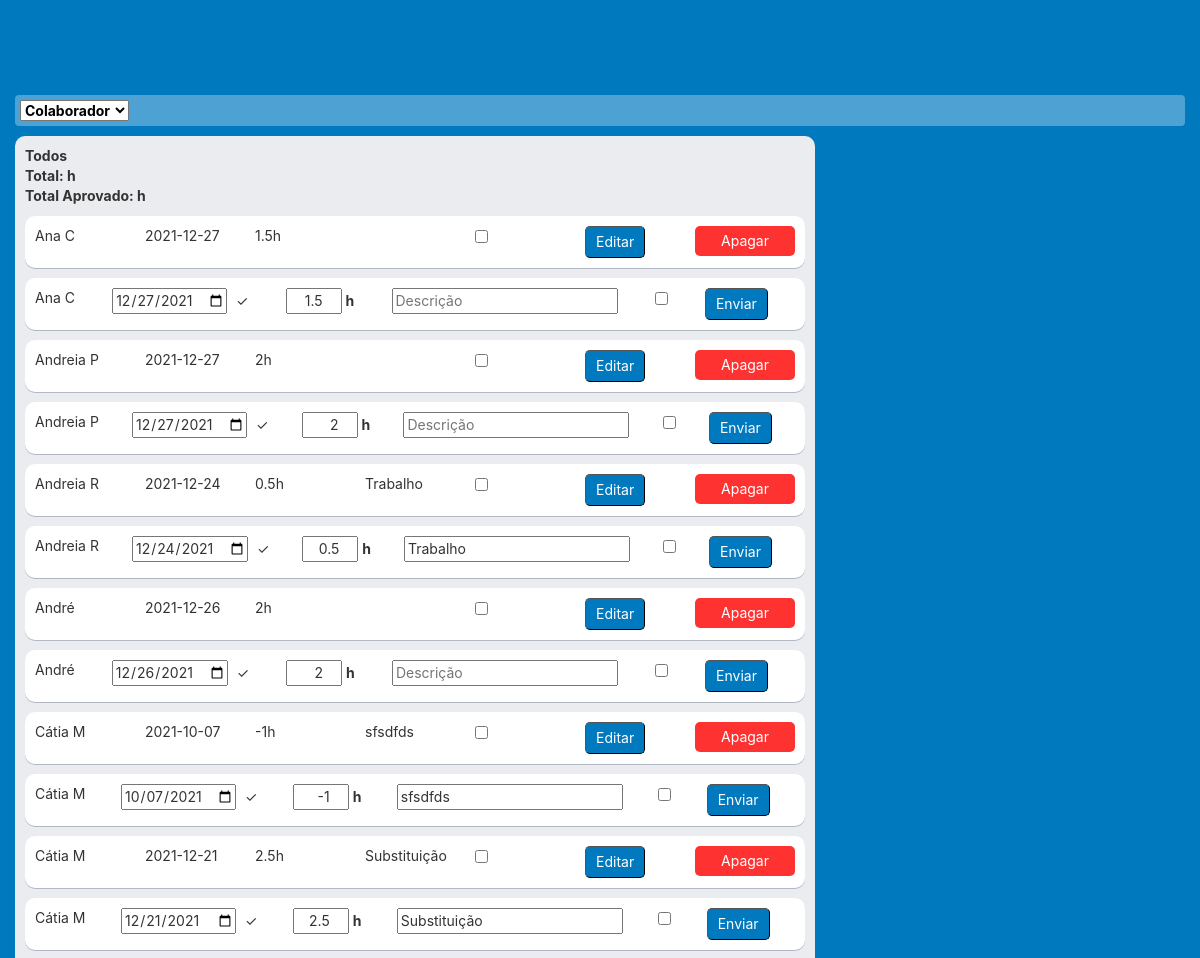
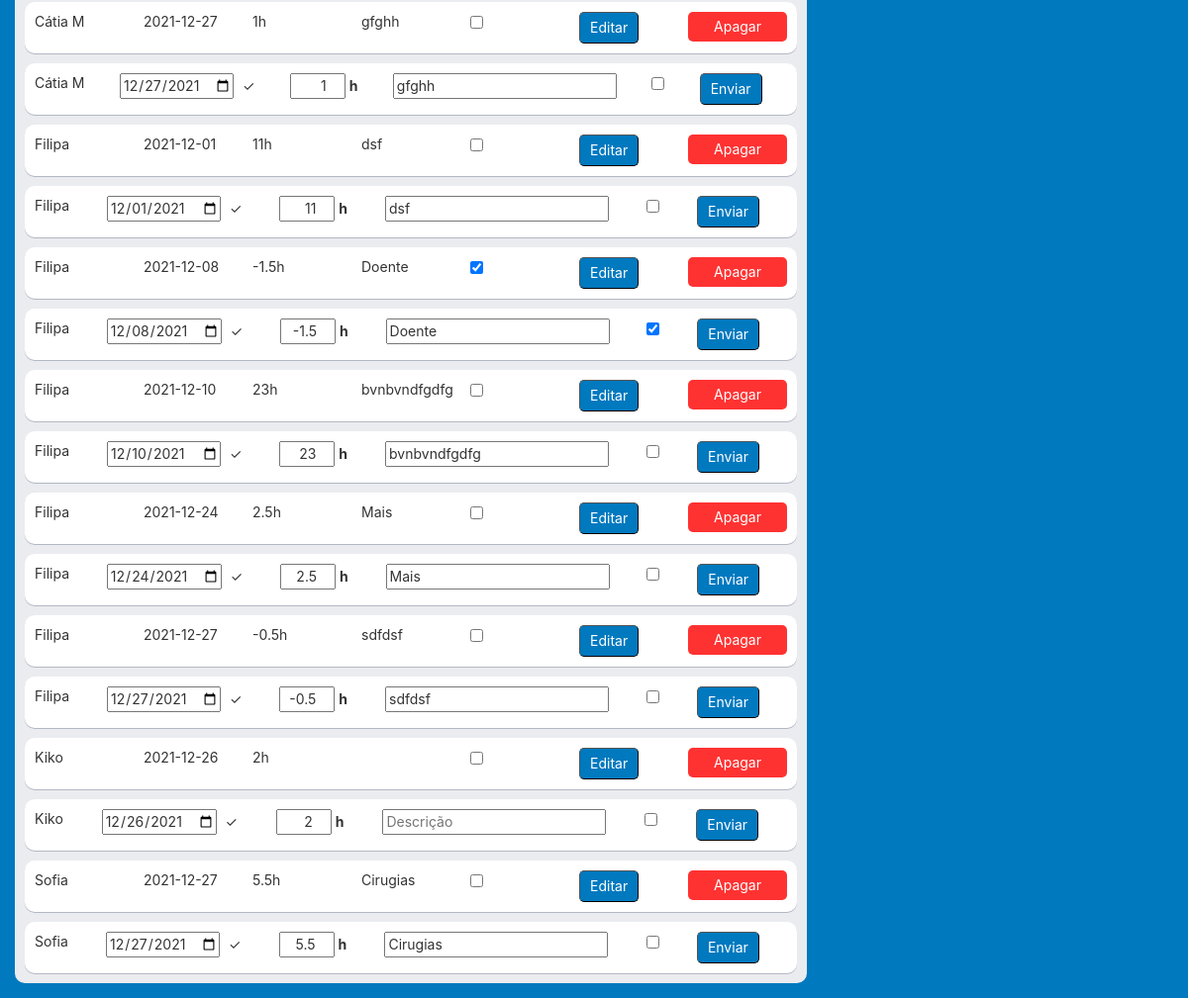
/banco_horas, run on an earlier commit of the app's database (2 pictures, top to bottom).
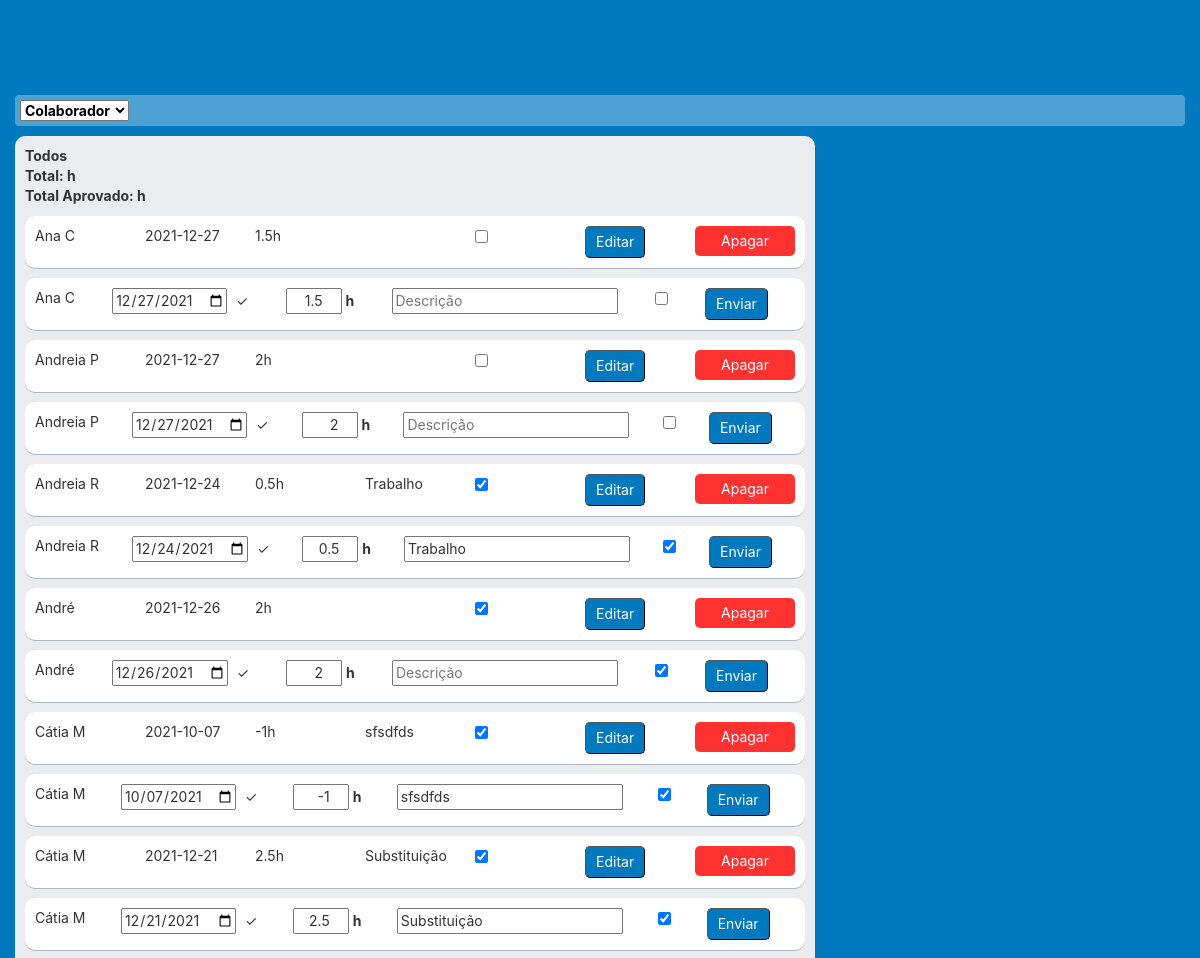
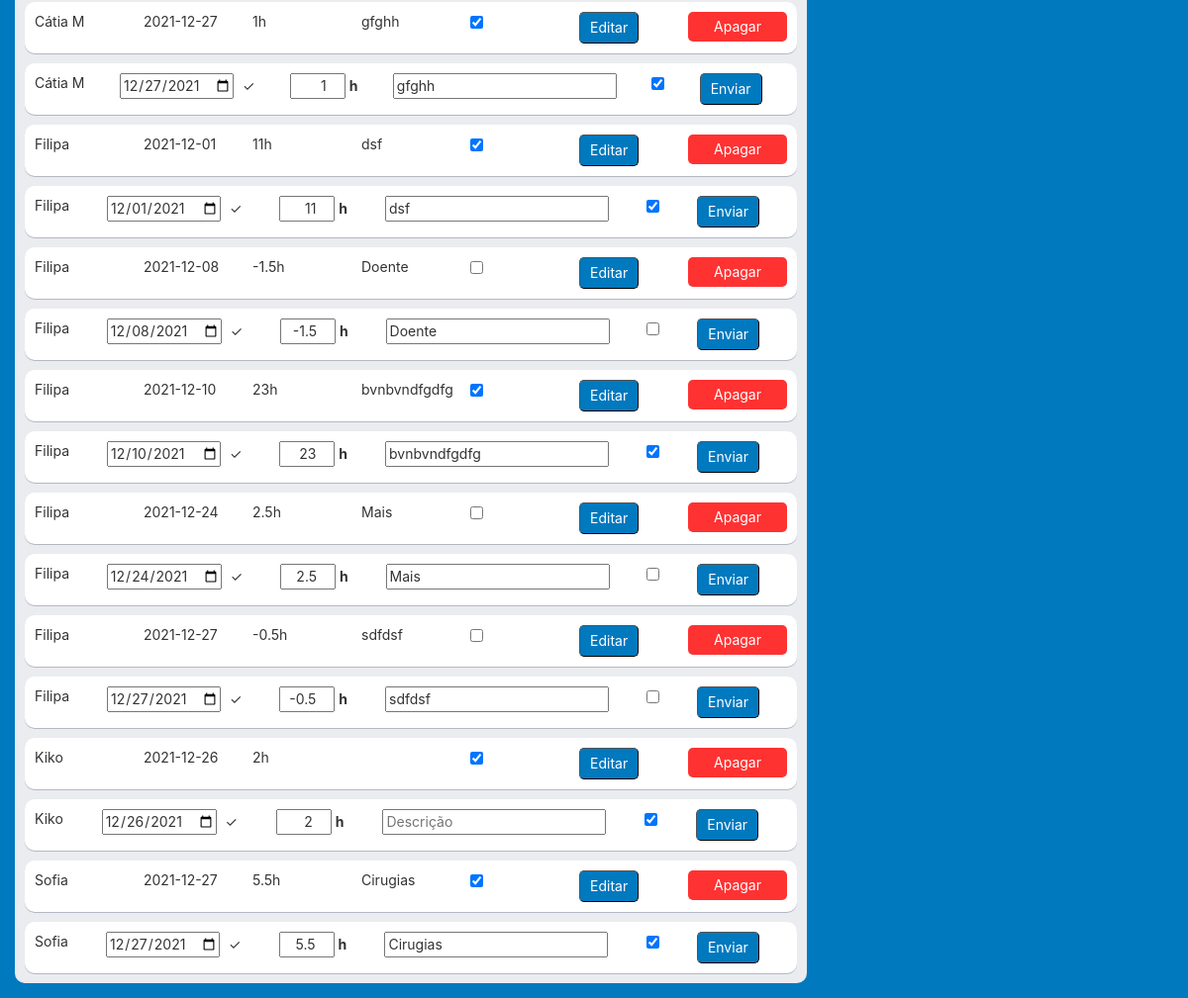
And on a later commit of the database (2 pictures, top to bottom).
### bh_db.py (models this page shows)
class BH(Model):
    worker_id = ForeignKeyField(Worker, backref='bh')
    data_pedido = DateField()
    data = DateField()
    duration = TimeField()
    desc = CharField()
    approved = BooleanField()
    class Meta:
        database = db
        table_name = bh_tbl
        order_by = ('data',)

class Worker(Model):
    name = CharField(unique=True)
    department = CharField()
    active = BooleanField()
    class Meta:
        database = db
        table_name = workers_tbl

### main.py (the view, shortened to what this page needs)
@app.route('/banco_horas', methods=['GET', 'POST'])
def bancohoras_list():
    workers_ = bh_db.get_dep_workers_list(False)
    if request.method == 'GET':
        worker_name_ = 'Todos'
        entradas_, soma_, soma_approved_ = bh_db.get_bh_all()
        return render_template('bh_list.html', entradas=entradas_, worker_name=worker_name_, workers=workers_, is_admin=is_admin)

### bh_db.py (called while the page is built)
def get_dep_workers_list(active_):
    if active_:
        return Worker.select().where(Worker.active == active_).order_by(Worker.name)
    else:
        return Worker.select().order_by(Worker.name)

def get_bh_all():
    soma = BH.select(fn.SUM(BH.duration)).scalar()
    soma_approved = BH.select(fn.SUM(BH.duration)).where(BH.approved == 1).scalar()
    if soma_approved is None:
        soma_approved = 0
    return BH.select(BH, Worker).join(Worker).order_by(Worker.name, BH.data), soma, soma_approved

### templates/bh_list.html (shortened to what this page needs)
{% extends 'base.html' %}
{% block content %}
<br/><br/>
<div class="board">
    <div class="board-header">
        <div class="left">
            <div class="board-header-text">
                <form action="" method="POST" id="banco">
                    <select id="workers" name="workers" onchange="this.form.submit()" required>
                        <option value="" disabled selected hidden>Colaborador</option>
                    </select>
                </form>
            </div>
        </div>
    </div>
    <div class="board-lists-home">
        <div class="board-list">
            {% if entradas!=None %}
            <div class="list-title">
                {{ worker_name }}
                <br>Total: {{ soma }}h
                <br>Total Aprovado: {{ soma_approved }}h
            </div>
            {% for item in entradas %}
            <div class="card-bh-list" id="card_{{ item.id }}">
                <div>
                    {{ item.worker_id.name }}
                </div>
                <div>
                    {{ item.data }}
                </div>
                <div>
                    {{ item.duration }}h
                </div>
                <div>
                    {{ item.desc }}
                </div>
                <div>
                    <input type="checkbox" id="approved_{{ item.id }}" onchange="checkClick({{ item.id }})"
                           {% if item.approved %} checked{% endif %}>
                </div>
                <div id="button_submit_{{ item.id }}">
                    <button class="button_submit" onclick="do_edit({{ item.id }})">Editar</button>
                </div>
                <div>
                    <div class="button_delete">Apagar</div>
                </div>
            </div>
            <div class="card-home">
                <div>
                    {{ item.worker_id.name }}
                </div>
                <div>
                    <input type="date" id="data" name="data"
                            value="{{ item.data }}"
                            min="2021-01-01" max="2025-12-31" required>
                    <span class="validity"></span>
                </div>
                <div>
                    <input type="number" id="horas" name="horas" placeholder="0.0" value="{{ item.duration }}" step="0.5"
                           class="horas" required>
                    <label for="horas">h</label>
                </div>
                <div>
                    <input type="text" id="desc" name="desc" placeholder="Descrição" value="{{ item.desc }}">
                </div>
                <div>
                    <input type="checkbox" id="approved_{{ item.id }}" onchange="checkClick({{ item.id }})"
                           {% if item.approved %} checked{% endif %}>
                </div>
                <div>
                    <button class="button_submit" type="submit" form="banco" name="action" value="Submit_banco">Enviar</button>
                </div>
            </div>
            {% endfor %}
            {% endif %}
        </div>
    </div>
</div>
{% endblock %}

### templates/base.html (shortened to what this page needs)
<!DOCTYPE html>
<html lang="en">
<head>
    <link rel="stylesheet" href="https://cdnjs.cloudflare.com/ajax/libs/twitter-bootstrap/3.3.5/css/bootstrap.min.css">
    <link rel="stylesheet" href="../static/css/style.css">
</head>
<body>
    <div class="base">
        {% block content %}
        {% endblock %}
    </div>
</body>
</html>

### static/css/style.css (style rules this page uses)
body { background-color: rgb(0, 121, 191); }
.base { background-color: rgb(0, 121, 191); font-family: -apple-system,BlinkMacSystemFont,Segoe UI,Roboto,Noto Sans,Ubuntu,Droid Sans,Helvetica Neue,sans-serif; font-size: 14px; display: grid; grid-template-rows: max-content auto; grid-gap: 20px; height: 100%; padding: 15px; }
.board { display: grid; grid-gap: 10px; grid-template-rows: max-content auto; }
.board-header { color: black; background-color: rgba(255, 255, 255, 0.3); display: grid; grid-template-columns: repeat(2, 1fr); padding: 0px; width: 100%; border-radius: 4px; }
.board-header-text { font-weight: bold; padding: 5px; }
.board-header .left { display: grid; grid-template-columns: repeat(4, max-content); grid-gap: 10px; justify-self: left; }
.button, .button_submit, .button_delete { color: white; background-color: rgba(255, 255, 255, 0.3); border-radius: 5px; border-width: 1px; padding: 5px 10px; text-align: center; }
.button_submit { background-color: rgb(0, 121, 191); }
.button_delete { background-color: rgb(255, 50, 50); }
.board-lists, .board-lists-home { display: grid; grid-auto-columns: 550px; grid-auto-flow: column; grid-gap: 8px; height: max-content; }
.board-lists-home { grid-auto-columns: 800px; }
.board-list { background-color: rgb(235, 236, 240); border-radius: 10px; display: grid; grid-auto-rows: max-content; grid-gap: 10px; height: max-content; padding: 10px; }
.list-title { font-weight: bold; }
.card, .card_inactive, .card-home, .card-bh-list { background-color: white; border-radius: 10px; box-shadow: 0 1px 0 rgba(9,30,66,.25); padding: 10px; display: grid; grid-template-columns: repeat(4, 1fr); grid-gap: 10px; vertical-align: middle; }
.card-home { grid-template-columns: repeat(6, auto); }
.card-bh-list { grid-template-columns: repeat(7, 1fr); }
.horas { width: 4em; text-align: end; }
input:valid+span:after { content: '✓'; padding-left: 5px; }

What changed in the data, as far as the page shows it:
changed BH "Trabalho": approved "☐" → "☑"
changed BH "André": approved "☐" → "☑"
changed BH "sfsdfds": approved "☐" → "☑"
changed BH "Substituição": approved "☐" → "☑"
changed BH "gfghh": approved "☐" → "☑"
changed BH "dsf": approved "☐" → "☑"
changed BH "Doente": approved "☑" → "☐"
changed BH "bvnbvndfgdfg": approved "☐" → "☑"
changed BH "Kiko": approved "☐" → "☑"
changed BH "Cirugias": approved "☐" → "☑"
